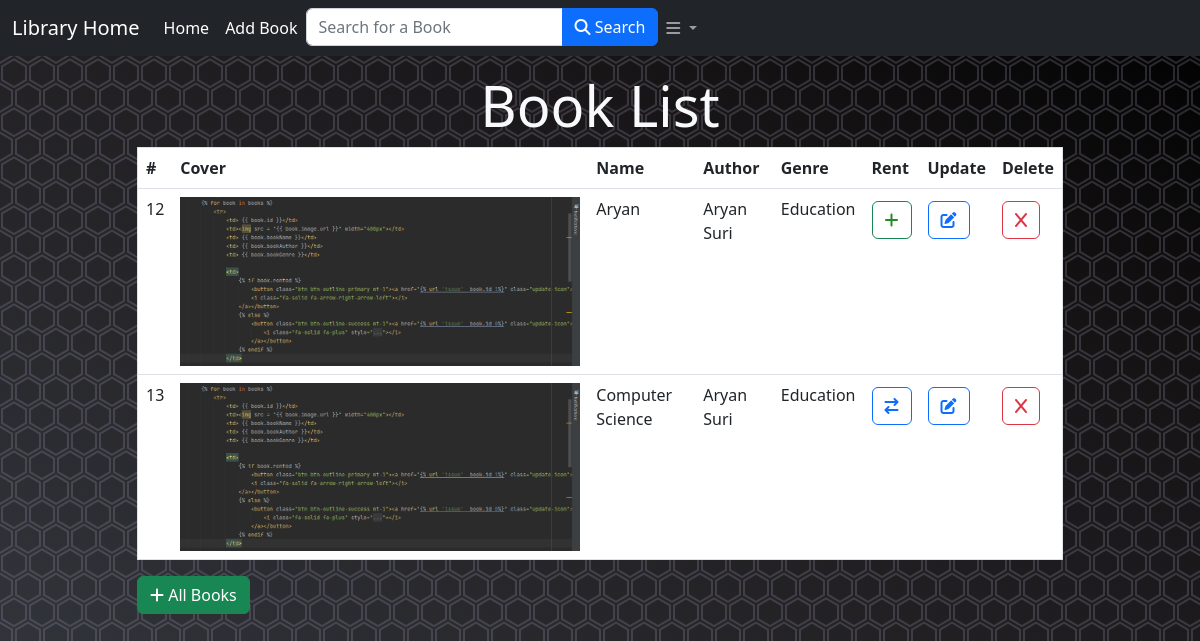
Screenshot of /LibraryManagement/search_task with the database file from the repository.
### LibraryManagement/models.py (models this page shows)
class Book(models.Model):
    user = models.ForeignKey(User, on_delete=models.CASCADE, null=True, blank=True)
    bookName = models.CharField(max_length=20)
    bookAuthor = models.CharField(max_length=20)
    bookGenre = models.CharField(max_length=20)
    image = models.ImageField(null=True, upload_to='images/')
    rented = models.BooleanField(default=False, null=True, blank=True)

### LibraryManagement/views.py (the view)
# urls.py: path('search_task', views.search, name="search"),
def search(request):
    if request.method == "GET":
        search_term = request.GET.get('search') or ''
        books = Book.objects.filter(bookName__icontains=search_term)
        context = {'books': books}
        return render(request, 'LibraryManagement/ShowBooks.html', context)

### templates/LibraryManagement/ShowBooks.html (shortened to what this page needs)
{% extends 'LibraryManagement/Base.html' %}
{% block title %}
    <title>Books</title>
{% endblock %}
{% block body %}
     <nav class="navbar fixed-top navbar-dark navbar-expand-lg bg-dark ">
                <div class="container-fluid">
                    <a class="navbar-brand" href="#">Library Home</a>
                    <div class="collapse navbar-collapse" id="navbarSupportedContent">
                        <ul class="navbar-nav me-auto mb-2 mb-lg-0">
                            <li class="nav-item">
                                <a class="nav-link active" aria-current="page" href="{% url 'showBooks' %}"> Home </a>
                            </li>
                            <li class="nav-item">
                                <a class="nav-link active" aria-current="page" href="{% url 'AddBook' %}"> Add Book </a>
                            </li>
                            <li class="nav-item">  <form action="{%url 'search' %}" method="get">
                                <div class="input-group ">
                                    <input type="search" name="search" class="form-control" placeholder="Search for a Book" aria-label="Recipient's username" aria-describedby="button-addon2">
                                    <button class="btn	btn-primary" type="submit">
                                        <i class="fas fa-search"></i> Search </button>
                                </div>
                            </form> </li>
                            <li class="nav-item dropdown">
                                <a class="nav-link dropdown-toggle" href="#" role="button" data-bs-toggle="dropdown" aria-expanded="false"> <i class="fa-solid fa-bars"></i>
                                </a>
                            </li>
                        </ul>
                    </div>
                </div>
            </nav>
    <h3 style = "text-align: center" class = "display-4">
        <a style = "text-decoration: none" class="text-light" href="{% url 'showBooks' %}"> Book List</a>
    </h3>
    <table id="table" class="table border border-rounded">
        <thead>
        <tr>
            <th scope="col">#</th>
            <th scope="col">Cover</th>
            <th scope="col">Name</th>
            <th scope="col">Author</th>
            <th scope="col">Genre</th>
            <th scope="col">Rent</th>
            <th scope="col">Update</th>
            <th scope="col">Delete</th>
        </tr>
        </thead>
        <tbody>
        {% for book in books %}
            {% if book.user_id == request.user.id %}
            <tr>
                <td> {{ book.id }}</td>
                <td><img src = "{{ book.image.url }}" width="400px"></td>
                <td> {{ book.bookName }}</td>
                <td> {{ book.bookAuthor }}</td>
                <td> {{ book.bookGenre }}</td>
                <td>
                    {% if book.rented %}
                        <button onclick="popup()" class="btn btn-outline-primary mt-1"><a href="{% url 'issue'  book.id 1%}" class="update-icon">
                        <i class="fa-solid fa-arrow-right-arrow-left"></i>
                    </a></button>
                    {% else %}
                        <button class="btn btn-outline-success mt-1"><a href="{% url 'issue'  book.id 0%}" class="update-icon">
                            <i class="fa-solid fa-plus" style="color: forestgreen"></i>
                        </a></button>
                    {% endif %}
                </td>
                <td>
                    <button class="btn btn-outline-primary mt-1"><a href="{% url 'updateBooks' book.id %}" class="update-icon">
                        <i class="fa-solid fa-pen-to-square"></i>
                    </a></button>
                </td>
                <td>
                    <button class="btn btn-outline-danger mt-1"><a href="{% url 'delete' book.id %}" class="delete-icon text-danger">
                        <i class="fa-solid fa-x"></i>
                    </a></button>
                </td>
                </div>
            {% endif %}
        {% empty %}
            <h3 class="text-light">There are no books with these terms</h3>
        {% endfor %}
    <a href="{% url 'showBooks' %}" class="btn btn-success"><i class="fas fa-plus"></i> All Books</a>
    <br>
    <br>
    <br>
{% endblock %}

### static/css/libraryBackground.css (style rules this page uses)
.table { background-color: white; }

### rows the page displays
Book: id "12", image (picture), bookName "Aryan", bookAuthor "Aryan Suri", bookGenre "Education", rented False (drawn)
Book: id "13", image (picture), bookName "Computer Science", bookAuthor "Aryan Suri", bookGenre "Education", rented True (drawn)
